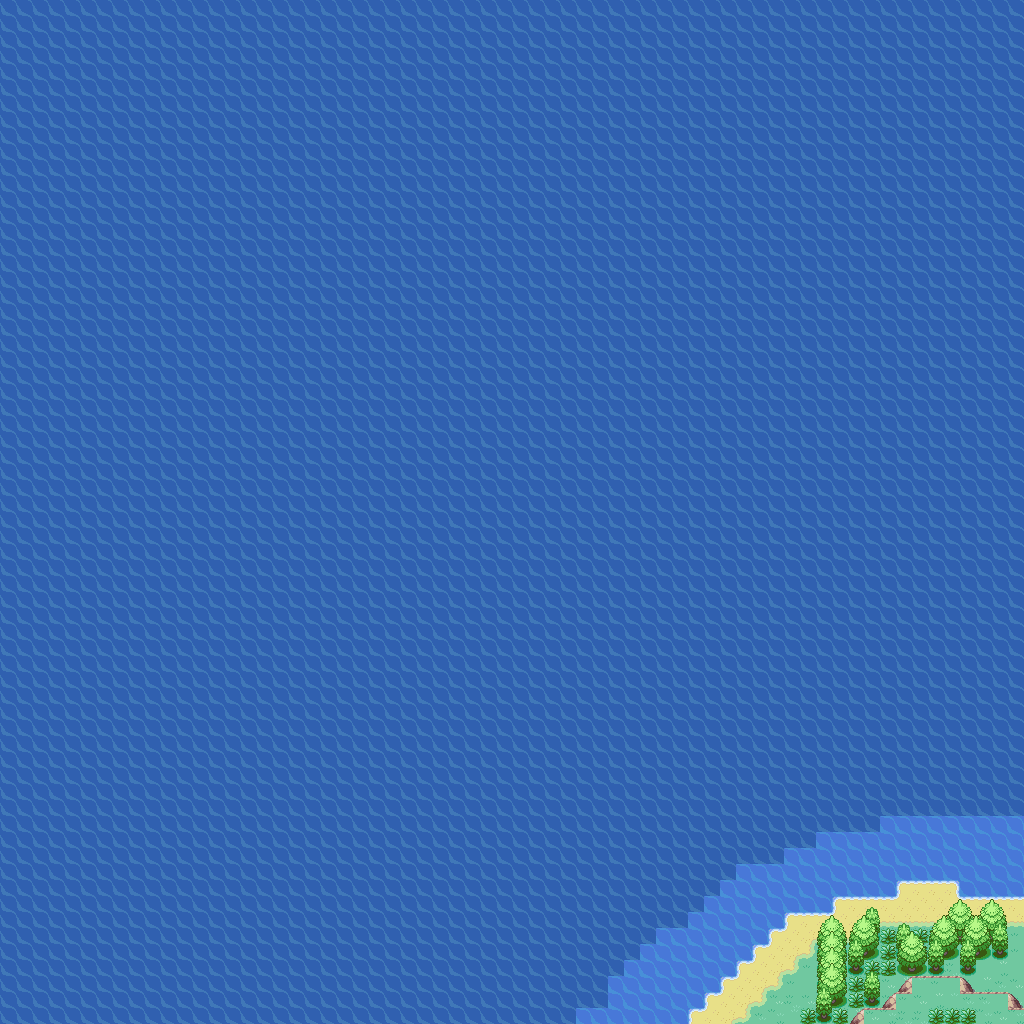

The image is a tile-based game level rendered from a .tmx file. Its description and source (layers, tilesets, objects; grid data summarised) follow:
An orthogonal 64x64 tile map with 16x16 px tiles, 7 tile layers (GROUND0, HILLS, FENCE, BUILDINGS, ...), 8 tilesets.

<map version="1.10" tiledversion="1.11.2" orientation="orthogonal" renderorder="right-down" width="64" height="64" tilewidth="16" tileheight="16" infinite="0" nextlayerid="8" nextobjectid="1">
 <tileset firstgid="1" source="randemon_tilesets/fire_red_decoration.tsx" />
 <tileset firstgid="109" source="randemon_tilesets/fire_red_fences.tsx" />
 <tileset firstgid="145" source="randemon_tilesets/fire_red_hills.tsx" />
 <tileset firstgid="195" source="randemon_tilesets/fire_red_houses.tsx" />
 <tileset firstgid="1545" source="randemon_tilesets/fire_red_path.tsx" />
 <tileset firstgid="1695" source="randemon_tilesets/fire_red_plants.tsx" />
 <tileset firstgid="1743" source="randemon_tilesets/fire_red_road_elements.tsx" />
 <tileset firstgid="1755" source="randemon_tilesets/fire_red_water.tsx" />
<layer id="1" name="GROUND0" width="64" height="64"><data>[4096 cells, 4096 non-empty, 23 distinct tile ids]</data></layer><layer id="2" name="HILLS" width="64" height="64"><data>[4096 cells, 15 non-empty, 3 distinct tile ids]</data></layer><layer id="3" name="FENCE" width="64" height="64"><data>[4096 cells, 0 non-empty, 0 distinct tile ids]</data></layer><layer id="4" name="BUILDINGS" width="64" height="64"><data>[4096 cells, 0 non-empty, 0 distinct tile ids]</data></layer><layer id="5" name="GROUND1" width="64" height="64"><data>[4096 cells, 28 non-empty, 3 distinct tile ids]</data></layer><layer id="6" name="GROUND2" width="64" height="64"><data>[4096 cells, 28 non-empty, 3 distinct tile ids]</data></layer><layer id="7" name="HEIGHTMAP" width="64" height="64"><data>[4096 cells, 0 non-empty, 0 distinct tile ids]</data></layer></map>
